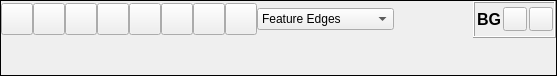
<?xml version="1.0" encoding="UTF-8"?>
<ui version="4.0">
 <class>RenderingView</class>
 <widget class="QWidget" name="RenderingView">
  <property name="geometry">
   <rect>
    <x>0</x>
    <y>0</y>
    <width>557</width>
    <height>76</height>
   </rect>
  </property>
  <layout class="QVBoxLayout" name="verticalLayout">
   <property name="spacing">
    <number>0</number>
   </property>
   <property name="leftMargin">
    <number>0</number>
   </property>
   <property name="topMargin">
    <number>0</number>
   </property>
   <property name="rightMargin">
    <number>0</number>
   </property>
   <property name="bottomMargin">
    <number>0</number>
   </property>
   <item>
    <widget class="QFrame" name="frame">
     <property name="frameShape">
      <enum>QFrame::Box</enum>
     </property>
     <property name="frameShadow">
      <enum>QFrame::Plain</enum>
     </property>
     <layout class="QVBoxLayout" name="verticalLayout_3">
      <property name="spacing">
       <number>0</number>
      </property>
      <property name="leftMargin">
       <number>0</number>
      </property>
      <property name="topMargin">
       <number>0</number>
      </property>
      <property name="rightMargin">
       <number>0</number>
      </property>
      <property name="bottomMargin">
       <number>0</number>
      </property>
      <item>
       <widget class="QWidget" name="widget" native="true">
        <property name="sizePolicy">
         <sizepolicy hsizetype="Preferred" vsizetype="Minimum">
          <horstretch>0</horstretch>
          <verstretch>0</verstretch>
         </sizepolicy>
        </property>
        <layout class="QHBoxLayout" name="horizontalLayout">
         <property name="spacing">
          <number>0</number>
         </property>
         <property name="leftMargin">
          <number>0</number>
         </property>
         <property name="topMargin">
          <number>0</number>
         </property>
         <property name="rightMargin">
          <number>0</number>
         </property>
         <property name="bottomMargin">
          <number>0</number>
         </property>
         <item>
          <widget class="FlatPushButton" name="axis">
           <property name="maximumSize">
            <size>
             <width>32</width>
             <height>32</height>
            </size>
           </property>
           <property name="toolTip">
            <string> Set the axis direction based on the origin</string>
           </property>
           <property name="icon">
            <iconset resource="../../../../resource.qrc">
             <normaloff>:/graphicsIcons/originAxes</normaloff>:/graphicsIcons/originAxes</iconset>
           </property>
           <property name="iconSize">
            <size>
             <width>22</width>
             <height>22</height>
            </size>
           </property>
           <property name="checkable">
            <bool>true</bool>
           </property>
           <property name="checked">
            <bool>false</bool>
           </property>
          </widget>
         </item>
         <item>
          <widget class="FlatPushButton" name="cubeAxis">
           <property name="maximumSize">
            <size>
             <width>32</width>
             <height>32</height>
            </size>
           </property>
           <property name="toolTip">
            <string> Display x,y and z axis coordinates</string>
           </property>
           <property name="icon">
            <iconset>
             <normaloff>:/graphicsIcons/ruler</normaloff>:/graphicsIcons/ruler</iconset>
           </property>
           <property name="iconSize">
            <size>
             <width>24</width>
             <height>24</height>
            </size>
           </property>
           <property name="checkable">
            <bool>true</bool>
           </property>
          </widget>
         </item>
         <item>
          <widget class="FlatPushButton" name="ruler">
           <property name="maximumSize">
            <size>
             <width>32</width>
             <height>32</height>
            </size>
           </property>
           <property name="toolTip">
            <string>Ruler</string>
           </property>
           <property name="icon">
            <iconset resource="../../../../resource.qrc">
             <normaloff>:/graphicsIcons/distance.png</normaloff>:/graphicsIcons/distance.png</iconset>
           </property>
           <property name="iconSize">
            <size>
             <width>24</width>
             <height>24</height>
            </size>
           </property>
           <property name="checkable">
            <bool>true</bool>
           </property>
          </widget>
         </item>
         <item>
          <widget class="FlatPushButton" name="perspective">
           <property name="maximumSize">
            <size>
             <width>32</width>
             <height>32</height>
            </size>
           </property>
           <property name="toolTip">
            <string> Toggle between Persepctive and Orthogonal views</string>
           </property>
           <property name="icon">
            <iconset resource="../../../../resource.qrc">
             <normaloff>:/graphicsIcons/2d-label-icon.svg</normaloff>:/graphicsIcons/2d-label-icon.svg</iconset>
           </property>
           <property name="iconSize">
            <size>
             <width>24</width>
             <height>24</height>
            </size>
           </property>
           <property name="checkable">
            <bool>true</bool>
           </property>
          </widget>
         </item>
         <item>
          <widget class="FlatPushButton" name="fit">
           <property name="maximumSize">
            <size>
             <width>32</width>
             <height>32</height>
            </size>
           </property>
           <property name="toolTip">
            <string> Show the entire model in the windows to fit the view</string>
           </property>
           <property name="icon">
            <iconset resource="../../../../resource.qrc">
             <normaloff>:/icons/expand.svg</normaloff>:/icons/expand.svg</iconset>
           </property>
           <property name="iconSize">
            <size>
             <width>24</width>
             <height>24</height>
            </size>
           </property>
          </widget>
         </item>
         <item>
          <widget class="FlatPushButton" name="alignAxis">
           <property name="maximumSize">
            <size>
             <width>32</width>
             <height>32</height>
            </size>
           </property>
           <property name="toolTip">
            <string> View the model from cross-section of the closest-axis, aligning with current state</string>
           </property>
           <property name="icon">
            <iconset resource="../../../../resource.qrc">
             <normaloff>:/graphicsIcons/alignAxis.svg</normaloff>:/graphicsIcons/alignAxis.svg</iconset>
           </property>
           <property name="iconSize">
            <size>
             <width>24</width>
             <height>24</height>
            </size>
           </property>
          </widget>
         </item>
         <item>
          <widget class="FlatPushButton" name="rotate">
           <property name="maximumSize">
            <size>
             <width>32</width>
             <height>32</height>
            </size>
           </property>
           <property name="toolTip">
            <string> Rotate the model by 90 degrees</string>
           </property>
           <property name="icon">
            <iconset resource="../../../../resource.qrc">
             <normaloff>:/icons/reload.svg</normaloff>:/icons/reload.svg</iconset>
           </property>
           <property name="iconSize">
            <size>
             <width>24</width>
             <height>24</height>
            </size>
           </property>
          </widget>
         </item>
         <item>
          <widget class="FlatPushButton" name="rotationCenter">
           <property name="maximumSize">
            <size>
             <width>32</width>
             <height>32</height>
            </size>
           </property>
           <property name="toolTip">
            <string>Rotation Center</string>
           </property>
           <property name="icon">
            <iconset resource="../../../../resource.qrc">
             <normaloff>:/graphicsIcons/rotationCenter</normaloff>:/graphicsIcons/rotationCenter</iconset>
           </property>
           <property name="iconSize">
            <size>
             <width>24</width>
             <height>24</height>
            </size>
           </property>
           <property name="checkable">
            <bool>true</bool>
           </property>
          </widget>
         </item>
         <item>
          <widget class="QComboBox" name="renderingMode">
           <property name="sizeAdjustPolicy">
            <enum>QComboBox::AdjustToContents</enum>
           </property>
           <item>
            <property name="text">
             <string>Feature Edges</string>
            </property>
           </item>
           <item>
            <property name="text">
             <string>Points</string>
            </property>
           </item>
           <item>
            <property name="text">
             <string>Surface</string>
            </property>
           </item>
           <item>
            <property name="text">
             <string>Surface With Edges</string>
            </property>
           </item>
           <item>
            <property name="text">
             <string>Wireframe</string>
            </property>
           </item>
          </widget>
         </item>
         <item>
          <spacer name="horizontalSpacer">
           <property name="orientation">
            <enum>Qt::Horizontal</enum>
           </property>
           <property name="sizeHint" stdset="0">
            <size>
             <width>40</width>
             <height>20</height>
            </size>
           </property>
          </spacer>
         </item>
         <item>
          <widget class="QFrame" name="frame_2">
           <property name="frameShape">
            <enum>QFrame::Box</enum>
           </property>
           <property name="frameShadow">
            <enum>QFrame::Raised</enum>
           </property>
           <layout class="QHBoxLayout" name="horizontalLayout_2">
            <property name="spacing">
             <number>2</number>
            </property>
            <property name="leftMargin">
             <number>2</number>
            </property>
            <property name="topMargin">
             <number>1</number>
            </property>
            <property name="rightMargin">
             <number>1</number>
            </property>
            <property name="bottomMargin">
             <number>1</number>
            </property>
            <item>
             <widget class="QLabel" name="label">
              <property name="font">
               <font>
                <pointsize>12</pointsize>
                <bold>true</bold>
               </font>
              </property>
              <property name="text">
               <string>BG</string>
              </property>
             </widget>
            </item>
            <item>
             <widget class="QPushButton" name="bg2">
              <property name="maximumSize">
               <size>
                <width>24</width>
                <height>24</height>
               </size>
              </property>
              <property name="text">
               <string/>
              </property>
             </widget>
            </item>
            <item>
             <widget class="QPushButton" name="bg1">
              <property name="maximumSize">
               <size>
                <width>24</width>
                <height>24</height>
               </size>
              </property>
              <property name="text">
               <string/>
              </property>
             </widget>
            </item>
           </layout>
          </widget>
         </item>
        </layout>
       </widget>
      </item>
      <item>
       <widget class="RenderingWidget" name="view" native="true"/>
      </item>
     </layout>
    </widget>
   </item>
  </layout>
 </widget>
 <customwidgets>
  <customwidget>
   <class>FlatPushButton</class>
   <extends>QPushButton</extends>
   <header location="global">widgets.flat_push_button</header>
  </customwidget>
  <customwidget>
   <class>RenderingWidget</class>
   <extends>QWidget</extends>
   <header>widgets.rendering.rendering_widget</header>
   <container>1</container>
  </customwidget>
 </customwidgets>
 <resources>
  <include location="../../../../resource.qrc"/>
 </resources>
 <connections/>
</ui>
